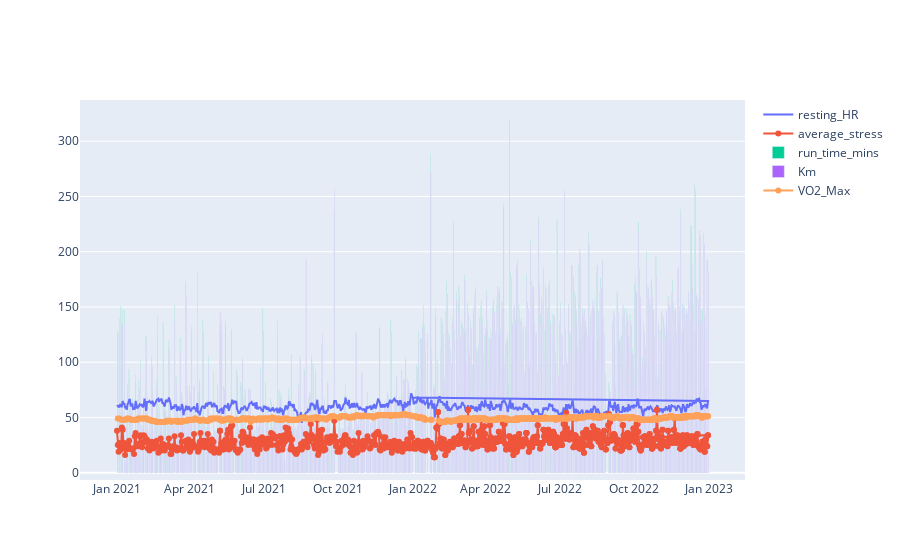

The code cell stored with this chart in its notebook:
### Markdown cell above
### Plot other features:

### Code cell
fig = go.Figure()
fig.add_trace(go.Scatter(x=result['Date'], y=result['resting_HR'],
                    mode='lines',
                    name='resting_HR'))
fig.add_trace(go.Scatter(x=result['Date'], y=result['average_stress'],
                    mode='lines+markers',
                    name='average_stress'))
fig.add_trace(go.Bar(
            x=result['Date'], y=result['run_time'],
            text=result['run_time'],
            textposition='auto',
            name='run_time_mins'
        ))

fig.add_trace(go.Bar(
            x=result['Date'], y=result['Km']*6,
            text=result['Km'],
            textposition='auto',
            name='Km'
))

fig.add_trace(go.Scatter(x=result['Date'], y=result['VO2'],
                    mode='lines+markers', name='VO2_Max'))


fig.show()

### Figure 1 — Plotly figure (JSON) as saved in the notebook; plotly's stock layout.template omitted (floating-point values rounded to 4 significant figures; data arrays with more than 128 entries replaced by an {"elided": "..."} marker saying what was removed)
{"data": [{"mode": "lines", "name": "resting_HR", "type": "scatter", "x": {"elided": "1158 str values"}, "y": {"elided": "1158 int values"}}, {"mode": "lines+markers", "name": "average_stress", "type": "scatter", "x": {"elided": "1158 str values"}, "y": {"elided": "1158 int values"}}, {"name": "run_time_mins", "text": {"elided": "1158 float values"}, "textposition": "auto", "type": "bar", "x": {"elided": "1158 str values"}, "y": {"elided": "1158 float values"}}, {"name": "Km", "text": {"elided": "1158 float values"}, "textposition": "auto", "type": "bar", "x": {"elided": "1158 str values"}, "y": {"elided": "1158 float values"}}, {"mode": "lines+markers", "name": "VO2_Max", "type": "scatter", "x": {"elided": "1158 str values"}, "y": {"elided": "1158 int values"}}], "layout": {}}
